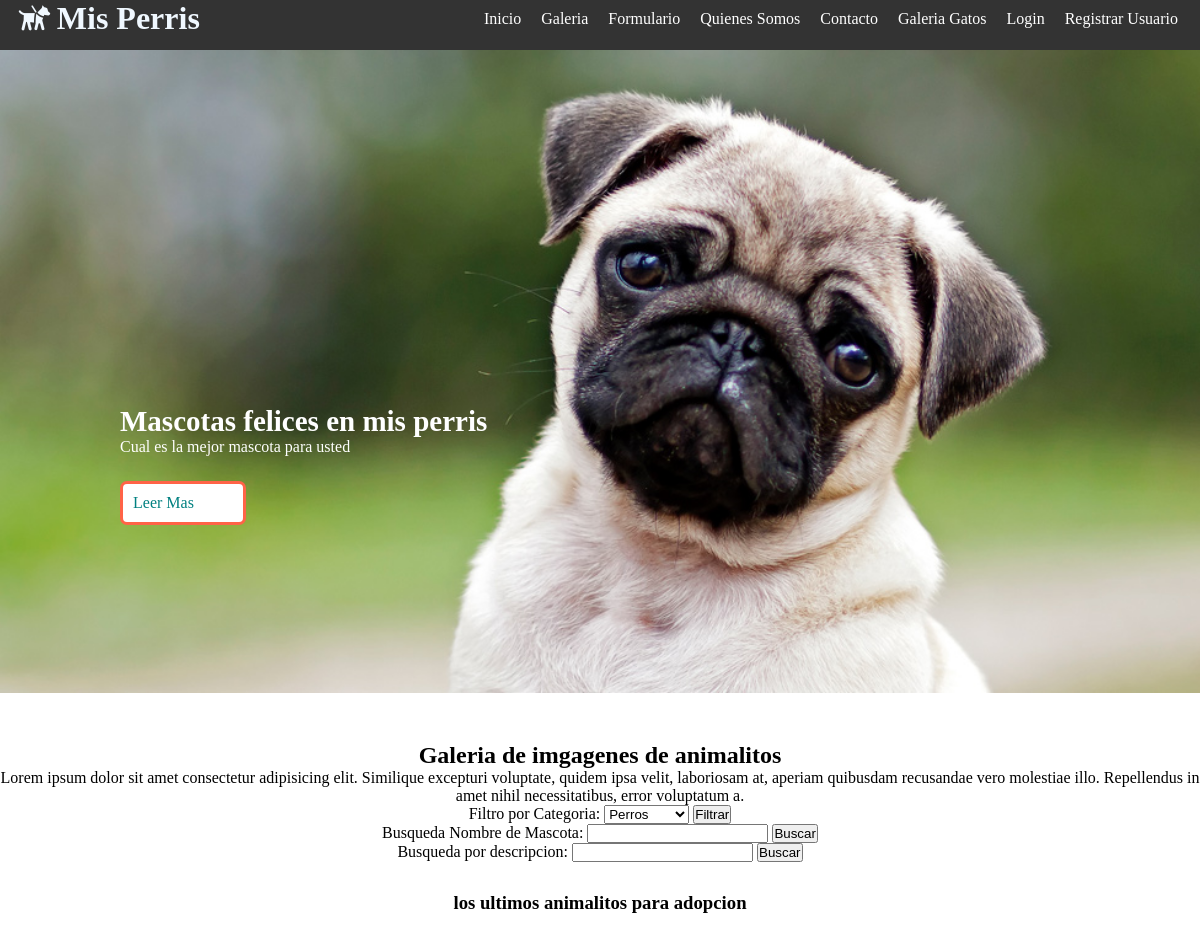
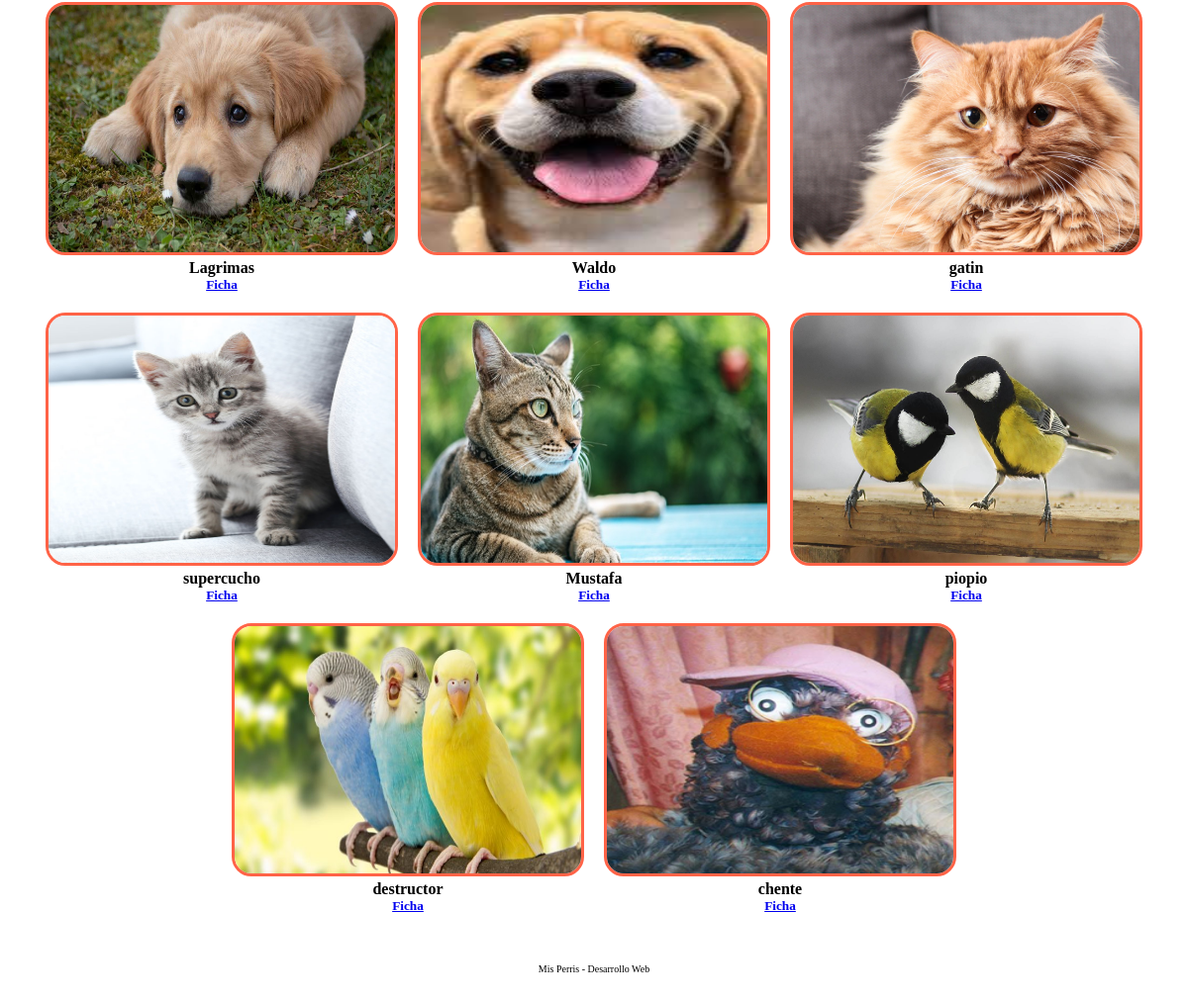
Page /galeria/ on the committed database (2 pictures, top to bottom).
### misPerris/models.py (models this page shows, shortened)
class Mascota(models.Model):
    nombre = models.CharField(primary_key=True,max_length=25)
    edad = models.IntegerField()
    descripcion = models.TextField()
    imagen = models.ImageField(upload_to='fotos',default='fotos/no_disponible.jpg')
    categoria = models.ForeignKey(Categoria, on_delete=models.CASCADE)
    publicar = models.BooleanField(default=False)
    comentario = models.TextField(default='--',null=True)
    usuario = models.CharField(max_length=45,null=True)
    dueno = models.CharField(max_length=45,null=True)

### misPerris/views.py (the view)
# urls.py: path('galeria/',galeria,name='GALE'),
def galeria(request):
    mascotas = Mascota.objects.filter(publicar=True)
    categorias = Categoria.objects.all()
    contexto = {"mascotas":mascotas,"categorias":categorias}
    return render(request, "galeria.html",contexto)

### misPerris/templates/galeria.html (shortened to what this page needs)
{% extends "base.html" %}
{% load static %}
{% block css %}
<link rel="stylesheet" href="{% static 'dist/css/lightbox.css' %}">
{% endblock css %}
{% block contenido %}
<section id="bienvenida">
    <h2>Galeria de imgagenes de animalitos</h2>
    <p>Lorem ipsum dolor sit amet consectetur adipisicing elit. Similique excepturi voluptate, quidem ipsa
        velit, laboriosam at, aperiam quibusdam recusandae vero molestiae illo. Repellendus in amet nihil
        necessitatibus, error voluptatum a.</p>
    <form action="{% url 'FILTROC' %}" method="post">
        Filtro por Categoria:
        <select name="cboCategoria" id="cboCategoria">
            {% for reg in categorias %}
            <option>{{reg.nombre}}</option>
            {% endfor %}
        </select>
        <input type="submit" value="Filtrar">
    </form>
    <form action="{% url 'BUSCARN' %}" method="post">
        Busqueda Nombre de Mascota:
        <input type="text" name="txtNombre" id="txtNombre">
        <input type="submit" value="Buscar">
    </form>
    <form action="{% url 'FILTROD' %}" method="post">
        Busqueda por descripcion:
        <input type="text" name="txtDesc" id="txtDesc">
        <input type="submit" value="Buscar">
    </form>
</section>
<section id="blog">
    <h3>los ultimos animalitos para adopcion</h3>
    <div class="contenedor">
        {% for reg in mascotas %}
        <article>
            <a href="{{reg.imagen.url}}" data-lightbox="perros" data-title="lindo">
                <img src="{{reg.imagen.url}}" alt="">
            </a>
            <h4>{{reg.nombre}}</h4>
            <h5>
                <a href="{% url 'FICHAM' reg.nombre %}">Ficha</a>
            </h5>
        </article>
        {% endfor %}
    </div>
</section>
{% endblock contenido %}

### misPerris/templates/base.html (shortened to what this page needs)
{% load static %}
<!DOCTYPE html>
<html lang="en">
<head>
    <link rel="stylesheet" href="{% static 'css/estilos.css' %}">
    {% block css %}
    {% endblock css %}
</head>
<body>
    <header>
        <div class="contenedor">
            <h1 class="icon-guidedog">Mis Perris</h1>
            <nav class="menu">
                <a href="{% url 'IND' %}">Inicio</a>
                <a href="{% url 'GALE' %}">Galeria</a>
                <a href="{% url 'FORMU' %}">Formulario</a>
                <a href="">Quienes Somos</a>
                <a href="">Contacto</a>
                <a href="{% url 'FILTROCATE' 'Gatos' %}">Galeria Gatos</a>
                {% if user.is_authenticated %}
                    <a href="{% url 'ADMINUSUARIO' %}">Mis Mascotas Adoptadas</a>
                    <a href="{% url 'REG' %}">Admi. Mascotas</a>
                    <a href="{% url 'CERRAR' %}">Cerrar Sesion</a>
                    <a href="">Bienvenido: {{user.first_name}} {{user.last_name}}</a>
                {% else %}
                    <a href="{% url 'LOGIN' %}">Login</a>
                    <a href="{% url 'CREARU' %}">Registrar Usuario</a>
                {% endif %}
            </nav>
        </div>
    </header>
    <main>
        <section id="banner">
            <img src="{% static 'img/perro1.jpg' %}" alt="">
            <div class="contenedor">
                <h2>Mascotas felices en mis perris</h2>
                <p>Cual es la mejor mascota para usted</p>
                <a href="">Leer Mas</a>
            </div>
        </section>
        {% block contenido %}
        {% endblock contenido %}
    </main>
    <footer>
        <div class="contenedor">
            <p>Mis Perris - Desarrollo Web</p>
        </div>
    </footer>
</body>
</html>

### misPerris/static/css/estilos.css (style rules this page uses)
* { margin: 0; padding: 0; }
header { width: 100%; height: 50px; background: #333; color: aliceblue; position: fixed; z-index: 100; }
h1 { float: left; }
.contenedor { width: 98%; margin: auto; }
footer { height: 100px; }
footer .contenedor { margin-top: 40px; font-family: cursive; font-size: 10px; text-align: center; }

### misPerris/static/css/menu.css (style rules this page uses)
.menu { position: absolute; top:50px; left: 0; width: 100%; height: 100vh; background: rgb(51, 51, 51,0.9); transform: translateX(-100%); transition: 1.5s; }
.menu a { color: white; text-decoration: none; display: block; height: 30px; padding: 10px; border-bottom: solid 1px rgb(255, 255, 255,0.3); }
@media (min-width:1024px) { .menu { position: static; width: auto; height: auto; float: right; display: flex; transform: translateX(0%); } }
@media (min-width:1024px) { .menu a { border-bottom: none; } }

### misPerris/static/css/banner.css (style rules this page uses)
#banner img { width: 100%; }
#banner .contenedor { position: absolute; top:20%; left:10%; width: 60%; color: white; font-family: cursive; }
#banner .contenedor h2 { font-size: 29px; }
#banner .contenedor a { color: teal; text-decoration: none; display: block; width: 100px; margin-top: 25px; padding: 10px; background: white; border-radius: 7px; border: solid 3px tomato; }

### misPerris/static/css/bienvenida.css (style rules this page uses)
#bienvenida { font-family: cursive; text-align: center; margin-top: 45px; margin-bottom: 30px; }

### misPerris/static/css/blog.css (style rules this page uses)
#blog { font-family: cursive; text-align: center; }
#blog .contenedor img { width: 350px; height: 250px; border:solid 3px tomato; border-radius: 20px; }
#blog .contenedor { display: flex; justify-content: center; margin-top: 30px; flex-wrap: wrap; }
#blog .contenedor article { margin: 10px; }

### rows in the picture
Mascota: imagen (picture), nombre "Lagrimas"
Mascota: imagen (picture), nombre "Waldo"
Mascota: imagen (picture), nombre "gatin"
Mascota: imagen (picture), nombre "supercucho"
Mascota: imagen (picture), nombre "Mustafa"
Mascota: imagen (picture), nombre "piopio"
Mascota: imagen (picture), nombre "destructor"
Mascota: imagen (picture), nombre "chente"

### other values in the picture
form field cboCategoria "Perros"
